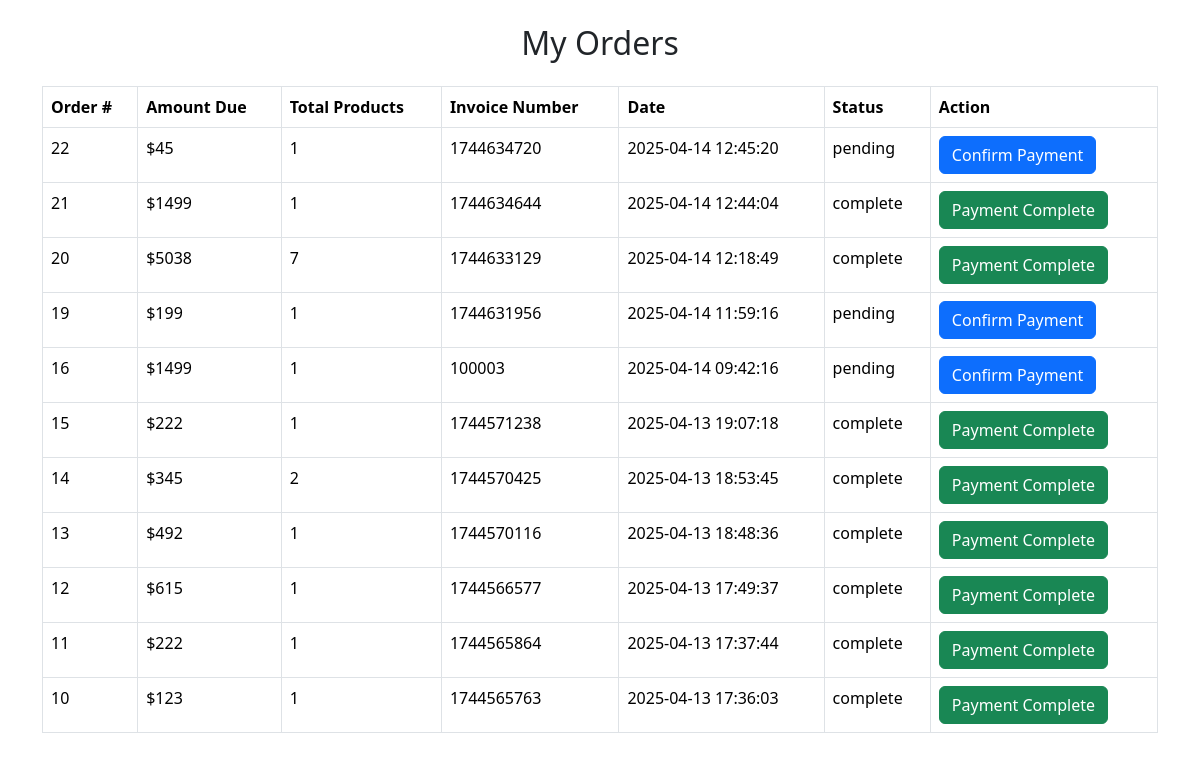
/users_area/user_orders.php (signed in), run on the app's committed database.
### tables this page shows
CREATE TABLE `user_orders` (
  `order_id` int NOT NULL,
  `user_id` int NOT NULL,
  `amount_due` int NOT NULL,
  `invoice_number` int NOT NULL,
  `total_products` int NOT NULL,
  `order_date` timestamp NOT NULL,
  `order_status` varchar(255) NOT NULL
);

### functions/common_functions.php (called while the page is built, shortened)
<?php
if (!defined('COMMON_FUNCTIONS_INCLUDED')) {
    function get_user_id() {
        if(isset($_SESSION['user_id'])) {
            return (int)$_SESSION['user_id'];
        }
        return null;
    }
}

### users_area/user_orders.php (the view, shortened to what this page needs)
<?php
include('../functions/common_functions.php');
$user_id = get_user_id();
$get_orders = "SELECT * FROM user_orders WHERE user_id = ? ORDER BY order_date DESC";
$stmt = mysqli_prepare($conn, $get_orders);
mysqli_stmt_bind_param($stmt, "i", $user_id);
if(!mysqli_stmt_execute($stmt)) {
    die("Query execution failed: " . mysqli_error($conn));
}
$result = mysqli_stmt_get_result($stmt);
?>
<!DOCTYPE html>
<html lang="en">
<head>
    <link href="https://cdn.jsdelivr.net/npm/bootstrap@5.3.2/dist/css/bootstrap.min.css" rel="stylesheet">
    <link rel="stylesheet" href="https://cdnjs.cloudflare.com/ajax/libs/font-awesome/6.4.2/css/all.min.css">
</head>
<body>
    <div class="container mt-4">
        <h2 class="text-center mb-4">My Orders</h2>
        <div class="table-responsive">
            <table class="table table-bordered">
                <thead class="bg-success text-light">
                    <tr>
                        <th>Order #</th>
                        <th>Amount Due</th>
                        <th>Total Products</th>
                        <th>Invoice Number</th>
                        <th>Date</th>
                        <th>Status</th>
                        <th>Action</th>
                    </tr>
                </thead>
                <tbody>
                    <?php
                    if(mysqli_num_rows($result) > 0) {
                        while($row = mysqli_fetch_assoc($result)) {
                            ?>
                            <tr>
                                <td><?php echo $row['order_id']; ?></td>
                                <td>$<?php echo $row['amount_due']; ?></td>
                                <td><?php echo $row['total_products']; ?></td>
                                <td><?php echo $row['invoice_number']; ?></td>
                                <td><?php echo $row['order_date']; ?></td>
                                <td><?php echo $row['order_status']; ?></td>
                                <td>
                                    <?php
                                    if($row['order_status'] == 'complete') {
                                        echo "<a href='confirmpayment.php?order_id=" . $row['order_id'] . "' class='btn btn-success' disabled>Payment Complete</a>";
                                    } else {
                                        echo "<a href='confirmpayment.php?order_id=" . $row['order_id'] . "' class='btn btn-primary'>Confirm Payment</a>";
                                    }
                                    ?>
                                </td>
                            </tr>
                            <?php
                        }
                    } else {
                        echo "<tr><td colspan='7' class='text-center'>No orders found</td></tr>";
                    }
                    ?>
                </tbody>
            </table>
        </div>
    </div>
</body>
</html>

### data on the page
user_orders: order_id "22", amount_due "45", total_products "1", invoice_number "1744634720", order_date "2025-04-14 12:45:20", order_status "pending"
user_orders: order_id "21", amount_due "1499", total_products "1", invoice_number "1744634644", order_date "2025-04-14 12:44:04", order_status "complete"
user_orders: order_id "20", amount_due "5038", total_products "7", invoice_number "1744633129", order_date "2025-04-14 12:18:49", order_status "complete"
user_orders: order_id "19", amount_due "199", total_products "1", invoice_number "1744631956", order_date "2025-04-14 11:59:16", order_status "pending"
user_orders: order_id "16", amount_due "1499", total_products "1", invoice_number "100003", order_date "2025-04-14 09:42:16", order_status "pending"
user_orders: order_id "15", amount_due "222", total_products "1", invoice_number "1744571238", order_date "2025-04-13 19:07:18", order_status "complete"
user_orders: order_id "14", amount_due "345", total_products "2", invoice_number "1744570425", order_date "2025-04-13 18:53:45", order_status "complete"
user_orders: order_id "13", amount_due "492", total_products "1", invoice_number "1744570116", order_date "2025-04-13 18:48:36", order_status "complete"
user_orders: order_id "12", amount_due "615", total_products "1", invoice_number "1744566577", order_date "2025-04-13 17:49:37", order_status "complete"
user_orders: order_id "11", amount_due "222", total_products "1", invoice_number "1744565864", order_date "2025-04-13 17:37:44", order_status "complete"
user_orders: order_id "10", amount_due "123", total_products "1", invoice_number "1744565763", order_date "2025-04-13 17:36:03", order_status "complete"
